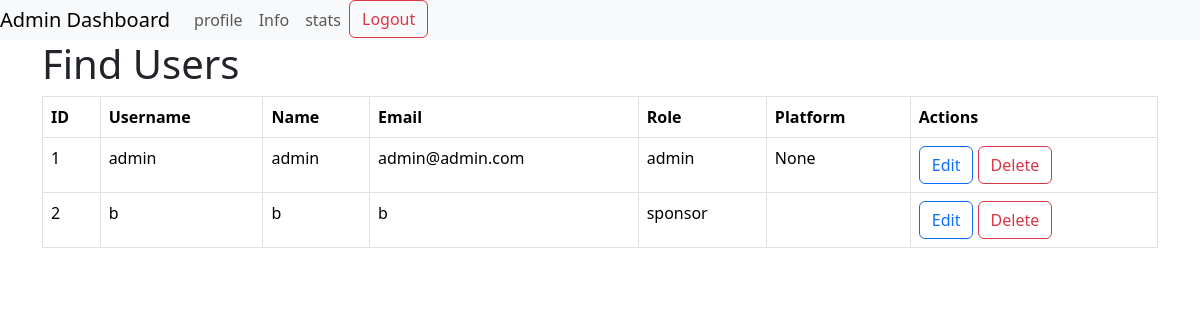
The page /find (signed in) on the database its author committed.
### models.py (models this page shows, shortened)
class User(db.Model):
    __tablename__ = 'user'
    user_id = db.Column(db.Integer, primary_key=True)
    username = db.Column(db.String(64), nullable=False)
    name = db.Column(db.String(64), nullable=False)
    is_admin=db.Column(db.Boolean, nullable=False, default= False)
    email = db.Column(db.String(120), nullable=False)
    passhash = db.Column(db.String(512), nullable=False)
    role = db.Column(db.String(16), nullable=False)
    platform = db.Column(db.String(64), nullable=True ,default= False)
    campaigns = db.relationship('Campaign', backref='sponsor', lazy=True)
    ad_requests = db.relationship('AdRequest', backref='influencer', lazy=True)
    @property
    def password(self):
        raise AttributeError('Dont have permission')

### routes.py (the view)
@app.route('/find')
@auth
def find():
    if User.query.get(session['user_id']).is_admin:
        users = User.query.all()
        return render_template('find.html', users=users)
    else:
        return "Access denied"

### routes.py (called while the page is built)
def auth(func):
    @wraps(func)
    def inner(*agrs,**kwargs):
        if 'user_id'not in session:
            flash('Login to continue')
            return redirect(url_for('login'))
        return func(*agrs ,**kwargs)
    return inner

### templates/find.html
{% extends 'layout_adm.html' %}
{% block content %}
<h1>Find Users</h1>
<table class="table table-bordered">
  <thead>
    <tr>
      <th scope="col">ID</th>
      <th scope="col">Username</th>
      <th scope="col">Name</th>
      <th scope="col">Email</th>
      <th scope="col">Role</th>
      <th scope="col">Platform</th>
      <th scope="col">Actions</th>
    </tr>
  </thead>
  <tbody>
    {% for user in users %}
    <tr>
      <td>{{ user.user_id }}</td>
      <td>{{ user.username }}</td>
      <td>{{ user.name }}</td>
      <td>{{ user.email }}</td>
      <td>{{ user.role }}</td>
      <td>{{ user.platform }}</td>
      <td>
        <a class="btn btn-outline-primary" href="{{ url_for('edit_user', id=user.user_id) }}">Edit</a>
        <a class="btn btn-outline-danger" href="{{ url_for('delete_user', id=user.user_id) }}">Delete</a>
      </td>
    </tr>
    {% endfor %}
  </tbody>
</table>
{% endblock %}

### rows shown on the page
User: user_id "1", username "admin", name "admin", email "admin@admin.com", role "admin", platform "None"
User: user_id "2", username "b", name "b", email "b", role "sponsor"
